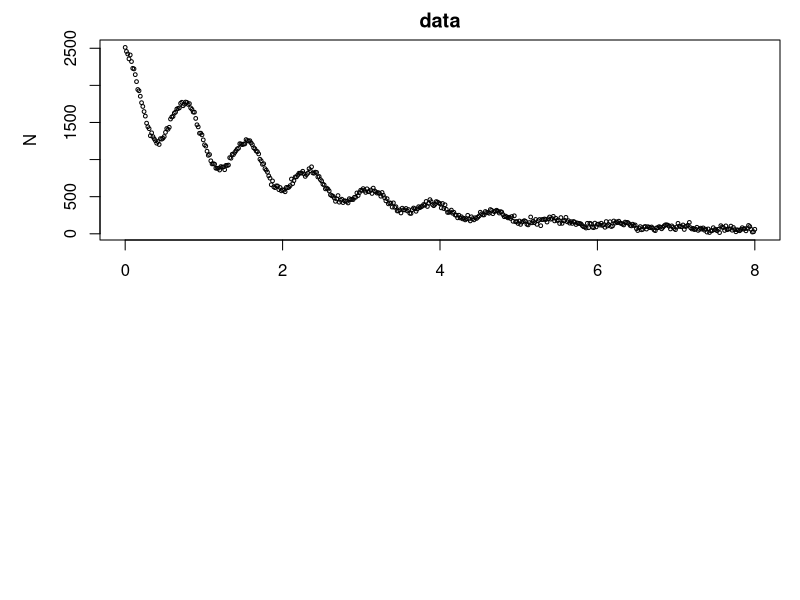

R code for this plot: (Note: this script raises an error after producing the figure.)
###### example 2 

## function to simulate data 
f <- function(TT, tau, N0, a, f0) {
  expr <- expression(N0*exp(-TT/tau)*(1 + a*cos(f0*TT)))
  eval(expr)
}

## helper function for an analytical gradient 
j <- function(TT, tau, N0, a, f0) {
  expr <- expression(N0*exp(-TT/tau)*(1 + a*cos(f0*TT)))
  c(eval(D(expr, "tau")), eval(D(expr, "N0" )),
    eval(D(expr, "a"  )), eval(D(expr, "f0" )))
}

## values over which to simulate data 
TT <- seq(0, 8, length=501)

## parameter values underlying simulated data  
p <- c(tau = 2.2, N0 = 2000, a = 0.25, f0 = 8)

## get data 
Ndet <- do.call("f", c(list(TT = TT), as.list(p)))
## with noise
N <- Ndet +  rnorm(length(Ndet), sd=.01*max(Ndet))

## plot the data to fit
par(mfrow=c(2,1), mar = c(3,5,2,1))  
plot(TT, N, bg = "black", cex = 0.5, main="data")

## define a residual function 
fcn     <- function(p, TT, N, fcall, jcall)
  (N - do.call("fcall", c(list(TT = TT), as.list(p))))

## define analytical expression for the gradient 
fcn.jac <- function(p, TT, N, fcall, jcall) 
  -do.call("jcall", c(list(TT = TT), as.list(p)))

## starting values 
guess <- c(tau = 2.0, N0 = 1500, a = 2, f0 = 10)

## to use an analytical expression for the gradient found in fcn.jac
## uncomment jac = fcn.jac
out <- nls.lm(par = guess, fn = fcn, jac = fcn.jac,
              fcall = f, jcall = j,
              TT = TT, N = N, control = nls.lm.control(nprint=1))

## get the fitted values 
N1 <- do.call("f", c(list(TT = TT), out$par))   

## add a blue line representing the fitting values to the plot of data 
lines(TT, N1, col="blue", lwd=2)

## add a plot of the log residual sum of squares as it is made to
## decrease each iteration; note that the RSS at the starting parameter
## values is also stored
plot(1:(out$niter+1), log(out$rsstrace), type="b",
     main="log residual sum of squares vs. iteration number",
     xlab="iteration", ylab="log residual sum of squares", pch=21,bg=2) 

## get information regarding standard errors
summary(out) 